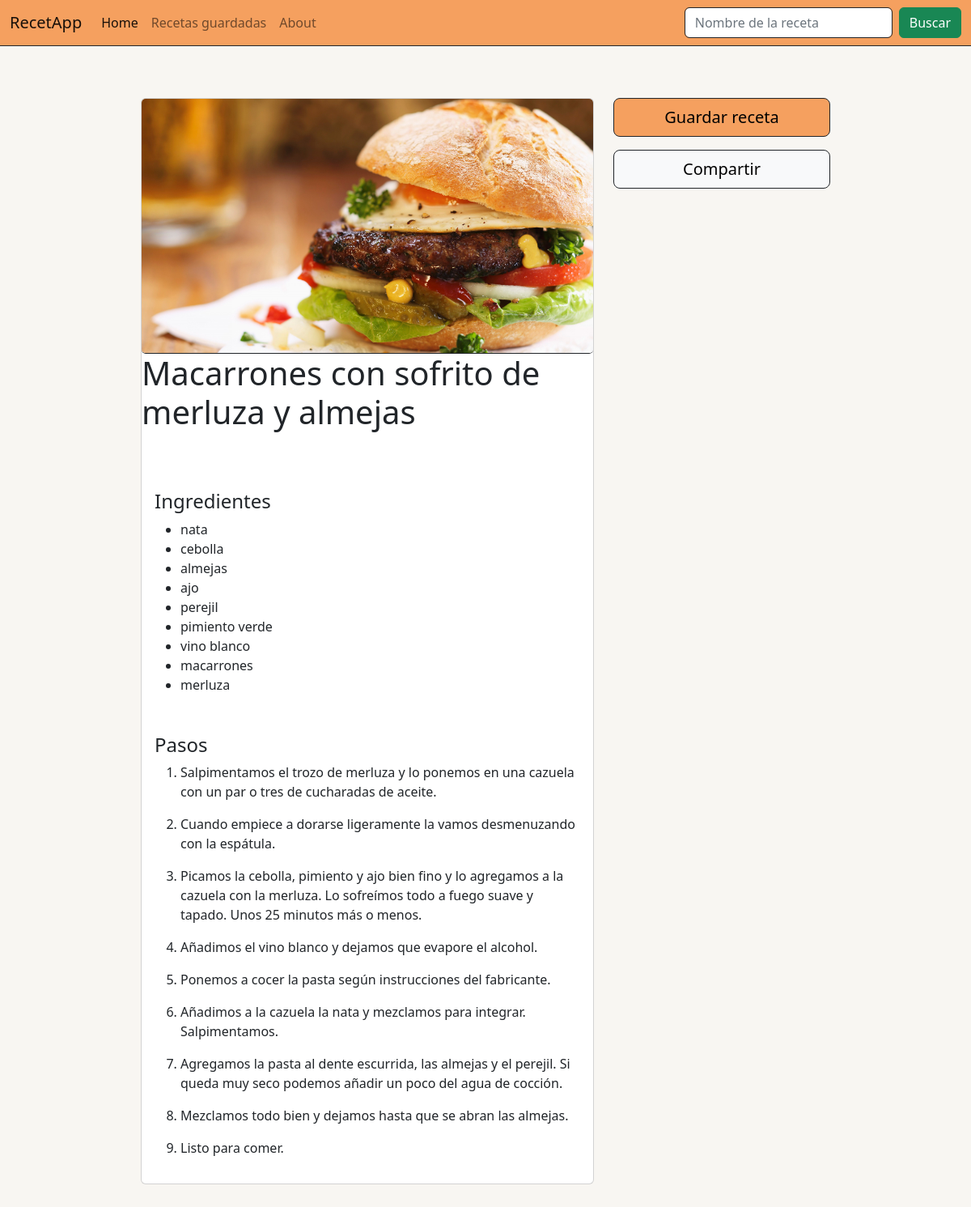
/receta/21, run on the app's committed database.
### app/models.py (models this page shows)
class Recipes(models.Model):
    id = models.AutoField(primary_key=True)
    name = models.CharField(max_length=255)
    steps = models.TextField()
    number_of_ingredients = models.IntegerField(null=True)
    class Meta:
        db_table = 'recipes'

class Ingredients(models.Model):
    id = models.IntegerField(primary_key=True)
    name = models.CharField(max_length=255)
    class Meta:
        db_table = 'ingredient'

### app/views.py (the view)
# urls.py: path("receta/<int:id>", views.detalle_receta, name="detalle_receta"), #Endpoint para buscar detalles de una receta
def detalle_receta(request, id):
    try:
        receta = buscador.buscarRecetasID(id)
        formateado = re.sub("Paso (\d+)\n\n","",receta[2]).split(";")
        IDs = []
        if request.COOKIES.get("recetas"):
            guardadas_json = json.loads(request.COOKIES.get("recetas"))
            IDs  = [eval(i) for i in guardadas_json]
        saved = id in IDs
        context = {
            "receta_id": receta[0],
            "receta_nombre": receta[1],
            "receta_pasos": formateado,
            "receta_ingredientes": receta[4],
            "saved": saved
        }
        return render(request,'receta.html', context)
    except:
        return redirect("index")

### app/buscador.py (called while the page is built)
    def getIngredientes(self,id: int):
        nombres = self._db.getIngredientes(id)
        lista_ingredientes = []
        for nombre in nombres:
            lista_ingredientes.append(nombre)
        return lista_ingredientes

    def buscarRecetasID(self, ID : int):
        try:
            resultado = self._db.buscarRecetasID(ID)
            lista_ingredientes = self.getIngredientes(ID)
            return (resultado[0],resultado[1],resultado[2],resultado[3],lista_ingredientes)
        except:
            raise Error_Buscador("Error Buscador: La sentencia de buscar receta por ID no es correcta")

### app/db.py (called while the page is built)
    def getIngredientes(self, id: int):
            try:
                list_ingredients = Ingredients.objects.filter(recipeingredient__recipe_id=id).select_related('recipeingredient').values_list('name', flat=True)
                return list_ingredients
            except:
                raise Error_DB("Error de base de datos: No hay conexión con la base de datos")

    def buscarRecetasID(self, id: int):
        try:
            result = Recipes.objects.get(id=id)
            return (result.id,result.name,result.steps,result.number_of_ingredients)
        except:
            raise Error_DB("Error de base de datos: No hay conexión con la base de datos")

### app/templates/receta.html
{% extends 'base.html' %}
{% load static %}
{% block content %}
<div class="container-fluid h-100 background">
  <div class="row d-flex-inline bg-light rounded rounded-sm background">
      <div class="col-lg-8 background">
          <div class="card mt-5 w-100">
              <img class="card-img border-bottom border-dark" src="{% static 'img/img-template.jpg' %}" width="100%">
              <h1 class="card-title">{{receta_nombre}}</h1>
              <div class="ps-3 mt-5 card-body">
                  <h4>Ingredientes</h4>
                  <ul>
                    {% for item in receta_ingredientes %}
                      <li>{{item}}</li>
                    {% endfor %}
                  </ul>
                  <h4 class="mt-5">Pasos</h4>
                  <ol>
                      {% for item in receta_pasos %}
                        <li><p>{{item}}</p></li>
                      {% endfor %}
                  </ol>
              </div>
          </div>
      </div>
      <div class="col-lg background">
        <div class="container-fluid">
          <div class="row rounded-sm d-flex flex-column justify-content-center-100">
            <button id="guardarReceta" data-id={{receta_id}} class="btn save-btn flex-grow button-bg btn-outline-success btn-lg mt-5 mb-3 border border-dark" saved={{saved}} origin="receta">Guardar receta</button>
            <div id="compartirReceta" data-id={{receta_id}} class="btn share-btn flex-grow btn-lg btn-light border border-dark">Compartir</div>
          </div>
        </div>
      </div>
  </div>
</div>
</div>
{% endblock %}

### app/templates/base.html (shortened to what this page needs)
{%load static %}
<!DOCTYPE html>
<html class="background">
    <head>
        <link rel="stylesheet" href="{% static 'css/custom.css' %}">
        <link rel="stylesheet" href="https://cdn.jsdelivr.net/npm/bootstrap@5.2.3/dist/css/bootstrap.min.css">
    </head>
    <body class="">
        <nav class="navbar navbar-expand-lg navbar-light background-nav border-bottom border-dark">
            <div class="container-fluid">
              <a class="navbar-brand" href="/">RecetApp</a>
              <div class="collapse navbar-collapse in" id="navbarSupportedContent">
                <ul class="navbar-nav me-auto mb-2 mb-lg-0">
                  <li class="nav-item">
                    <a class="nav-link active" aria-current="page" href="#">Home</a>
                  </li>
                  <li class="nav-item">
                    <a class="nav-link " aria-current="page" href="/guardadas/">Recetas guardadas</a>
                  </li>
                  <li class="nav-item">
                    <a class="nav-link" href="#">About</a>
                  </li>
                </ul>
                <form class="d-flex" action="/resultados/" method="POST">
                  <input class="form-control me-2 border border-dark" type="search" placeholder="Nombre de la receta" aria-label="Search" name="search-recetas">
                  <button class="btn btn-success" type="submit">Buscar</button>
                </form>
              </div>
            </div>
          </nav>
        <main class="background">
            <div class="container-fluid pt-3">
                <div class="row justify-content-center">
                  <div class="col-lg-9 col-md-9 container-fluid">
                    {% block content %}
                    {% endblock %}
                  </div>
                </div>
        </main>
    </body>
</html>

### app/static/css/custom.css (style rules this page uses)
.background { background: #f8f6f2; }
.button-bg { background-color: #f5a05f !important; color: black !important; }
.background-nav { background-color: #f5a05f !important; }

### data on the page
Recipes: name "Macarrones con sofrito de merluza y almejas"
Ingredients: name "nata"
Ingredients: name "cebolla"
Ingredients: name "almejas"
Ingredients: name "ajo"
Ingredients: name "perejil"
Ingredients: name "pimiento verde"
Ingredients: name "vino blanco"
Ingredients: name "macarrones"
Ingredients: name "merluza"

### other printed values
{{ item }} "Salpimentamos el trozo de merluza y lo ponemos en una cazuela con un par o tres de cucharadas de aceite." "Cuando empiece a dorarse ligeramente la vamos desmenuzando con la espátula." "Picamos la cebolla, pimiento y ajo bien fino y lo agregamos a la cazuela con la merluza. Lo sofreímos todo a fuego suave y tapado. Unos 25 minutos más o menos." "Añadimos el vino blanco y dejamos que evapore el alcohol." "Ponemos a cocer la pasta según instrucciones del fabricante." "Añadimos a la cazuela la nata y mezclamos para integrar. Salpimentamos." "Agregamos la pasta al dente escurrida, las almejas y el perejil. Si queda muy seco podemos añadir un poco del agua de cocción." "Mezclamos todo bien y dejamos hasta que se abran las almejas." "Listo para comer."
